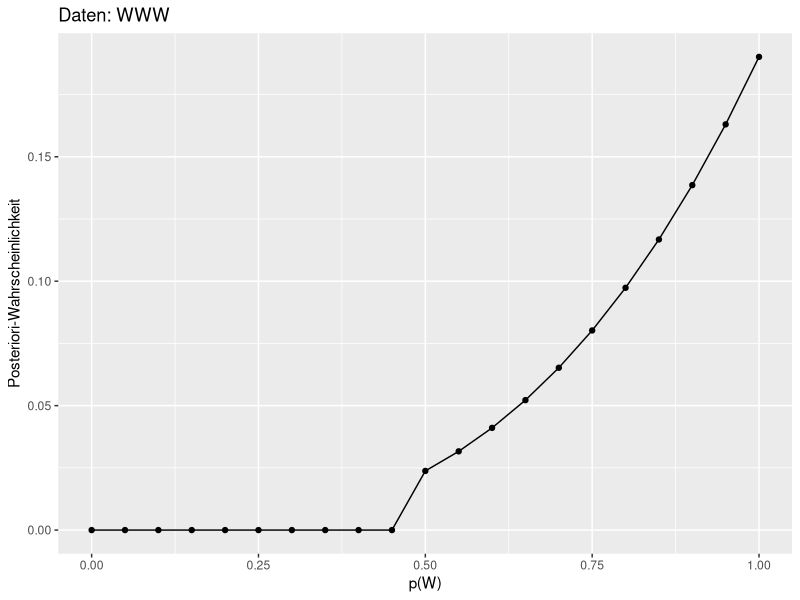
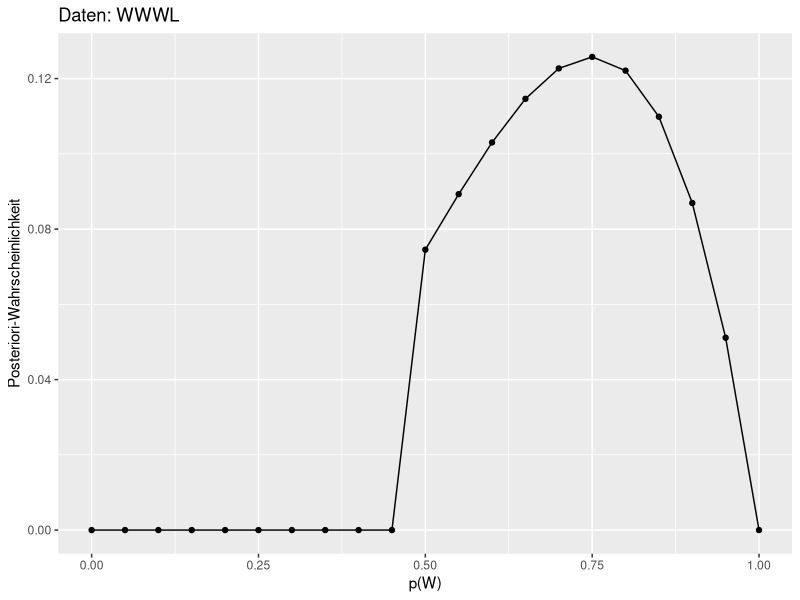
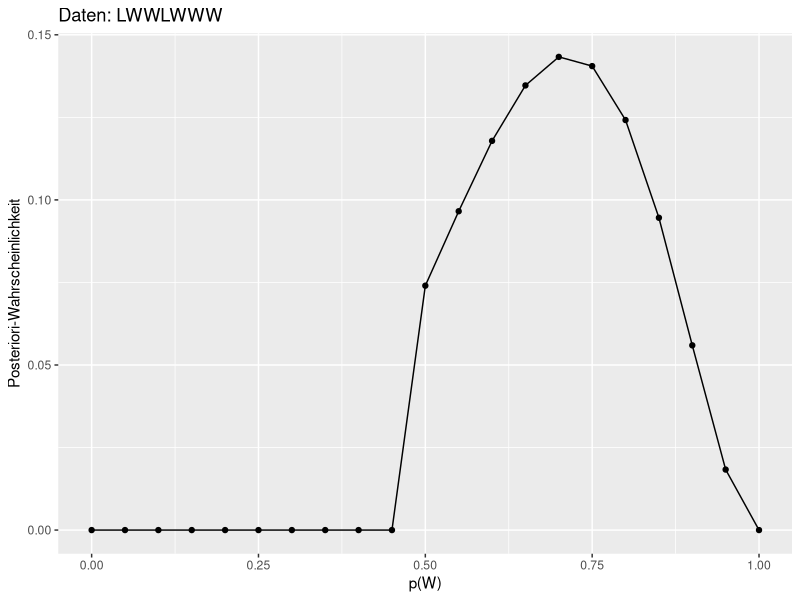

Reproduce these figures in R, in order.
## ---- chunk 1
library(tidyverse)
## ---- chunk 2
knitr::opts_chunk$set(fig.pos = 'H',
                      fig.asp = 0.618,
                      fig.width = 4,
                      fig.cap = "", 
                      fig.path = "",
                      message = FALSE,
                      warning = FALSE,
                     # out.width = "100%",
                      cache = TRUE)
## ---- chunk 3
library(tidyverse)

dist <- 
  tibble(
    # Gridwerte bestimmen:
    p_grid = seq(from = 0, to = 1, length.out = 21),
    # Priori-Wskt bestimmen:
    prior  = case_when(
      p_grid < 0.5 ~ 0,
      p_grid >= 0.5 ~ 1)) %>%
  mutate(
    # Likelihood berechnen:
    likelihood_1 = dbinom(3, size = 3, prob = p_grid),
    likelihood_2 = dbinom(3, size = 4, prob = p_grid),
    likelihood_3 = dbinom(5, size = 7, prob = p_grid),
    # unstand. Posterior-Wskt:
    unstand_post_1 = likelihood_1 * prior,
    unstand_post_2 = likelihood_2 * prior,
    unstand_post_3 = likelihood_3 * prior,
    # stand. Post-Wskt:
    std_post_1 = unstand_post_1 / sum(unstand_post_1),
    std_post_2 = unstand_post_2 / sum(unstand_post_2),
    std_post_3 = unstand_post_3 / sum(unstand_post_3)
    ) 
## ---- chunk 4
knitr::kable(round(dist, 2))
## ---- chunk 5
ggplot(dist) +
  aes(x = p_grid, y= std_post_1) +
  geom_line()+
  geom_point() +
  labs(x = "p(W)",
       y = "Posteriori-Wahrscheinlichkeit",
       title = "Daten: WWW")


## ---- chunk 6
ggplot(dist) +
  aes(x = p_grid, y= std_post_2) +
  geom_line()+
  geom_point() +
  labs(x = "p(W)",
       y = "Posteriori-Wahrscheinlichkeit",
       title = "Daten: WWWL")


## ---- chunk 7
ggplot(dist) +
  aes(x = p_grid, y= std_post_3) +
  geom_line()+
  geom_point() +
  labs(x = "p(W)",
       y = "Posteriori-Wahrscheinlichkeit",
       title = "Daten: LWWLWWW")
